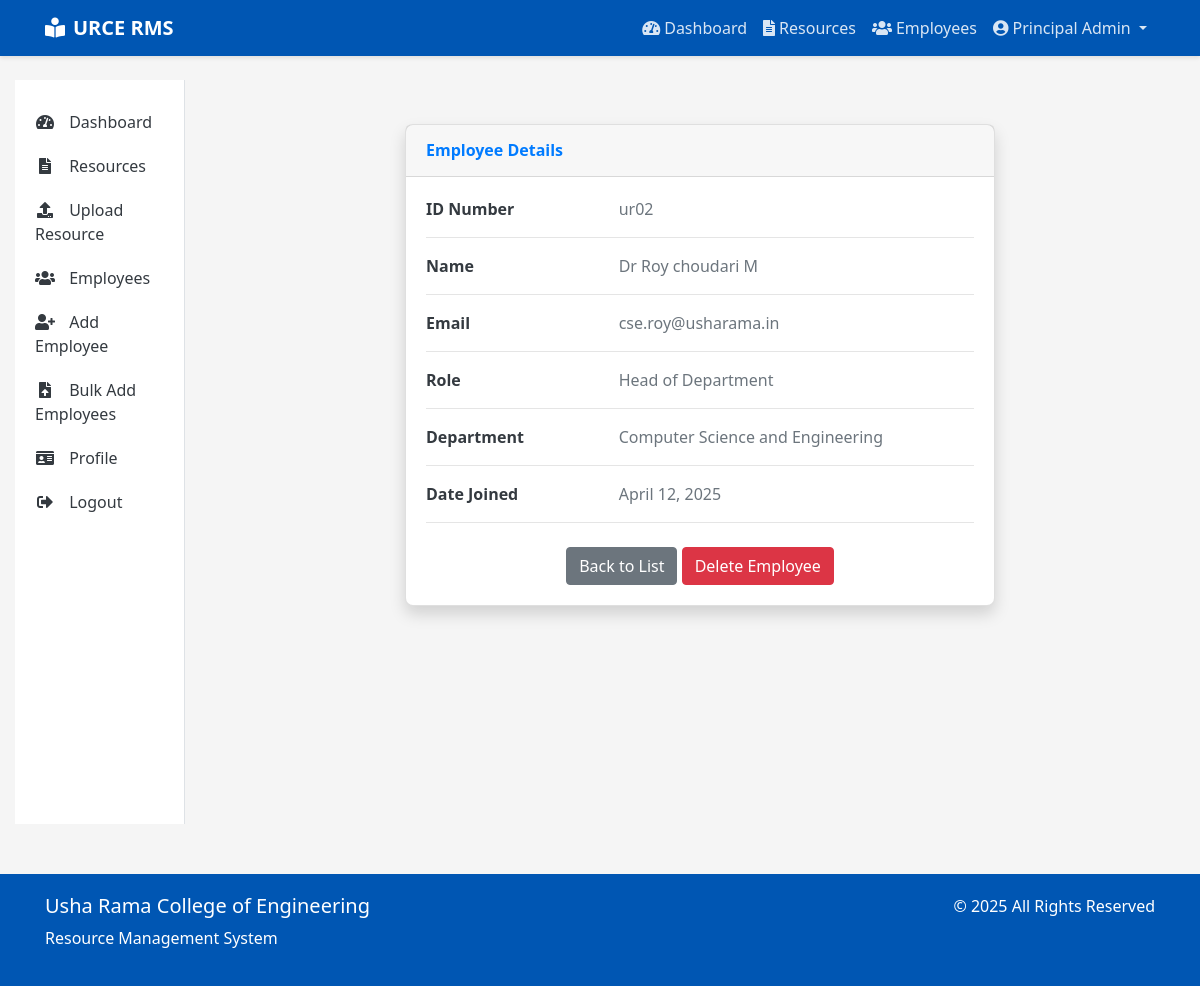
The app's page /employee/2/ (signed in) with its own data.
### accounts/models.py (models this page shows, shortened)
class User(AbstractUser):
    ROLE_CHOICES = (
        ('STUDENT', 'Student'),
        ('FACULTY', 'Faculty'),
        ('HOD', 'Head of Department'),
        ('PRINCIPAL', 'Principal'),
        ('NON_TEACHING', 'Non-Teaching Staff'),
    )
    username = None
    email = models.EmailField(_('email address'), unique=True)
    id_number = models.CharField(max_length=20, unique=True)
    phone_number = models.CharField(max_length=15, blank=True, null=True)
    department = models.ForeignKey(Department, on_delete=models.SET_NULL, null=True, blank=True)
    role = models.CharField(max_length=20, choices=ROLE_CHOICES, default='STUDENT')
    profile_picture = models.ImageField(upload_to='profile_pics/', blank=True, null=True)
    USERNAME_FIELD = 'email'
    REQUIRED_FIELDS = []
    objects = UserManager()
    @property
    def is_faculty(self):
        return self.role == 'FACULTY'
    @property
    def is_hod(self):
        return self.role == 'HOD'
    @property
    def is_principal(self):
        return self.role == 'PRINCIPAL'

class Department(models.Model):
    name = models.CharField(max_length=100)
    code = models.CharField(max_length=10, unique=True)
    created_at = models.DateTimeField(auto_now_add=True)
    updated_at = models.DateTimeField(auto_now=True)

### main/views.py (the view)
# urls.py: path('employee/<int:pk>/', views.employee_detail, name='employee_detail'),
@login_required
@user_passes_test(is_principal_or_hod)
def employee_detail(request, pk):
    try:
        if request.user.is_principal:
            employee = User.objects.select_related('department').get(pk=pk, role__in=['FACULTY', 'HOD'])
        else:  # HOD
            employee = User.objects.select_related('department').get(
                pk=pk,
                department=request.user.department,
                role='FACULTY'
            )
        context = {
            'title': f'Employee Details - {employee.get_full_name()}',
            'employee': employee
        }
        return render(request, 'main/employee_detail.html', context)
    except User.DoesNotExist:
        messages.error(request, 'Employee not found.')
        return redirect('employee_list')

### main/views.py (called while the page is built)
def is_principal_or_hod(user):
    return user.is_authenticated and (user.is_principal or user.is_hod)

### templates/main/employee_detail.html (shortened to what this page needs)
{% extends 'base.html' %}
{% block content %}
<div class="container mt-4">
    <div class="row">
        <div class="col-lg-8 mx-auto">
            <div class="card shadow">
                <div class="card-header py-3">
                    <h6 class="m-0 font-weight-bold text-primary">Employee Details</h6>
                </div>
                <div class="card-body">
                    <div class="row">
                        <div class="col-sm-4">
                            <p class="mb-0 font-weight-bold">ID Number</p>
                        </div>
                        <div class="col-sm-8">
                            <p class="text-muted mb-0">{{ employee.id_number }}</p>
                        </div>
                    </div>
                    <hr>
                    <div class="row">
                        <div class="col-sm-4">
                            <p class="mb-0 font-weight-bold">Name</p>
                        </div>
                        <div class="col-sm-8">
                            <p class="text-muted mb-0">{{ employee.get_full_name }}</p>
                        </div>
                    </div>
                    <hr>
                    <div class="row">
                        <div class="col-sm-4">
                            <p class="mb-0 font-weight-bold">Email</p>
                        </div>
                        <div class="col-sm-8">
                            <p class="text-muted mb-0">{{ employee.email }}</p>
                        </div>
                    </div>
                    <hr>
                    <div class="row">
                        <div class="col-sm-4">
                            <p class="mb-0 font-weight-bold">Role</p>
                        </div>
                        <div class="col-sm-8">
                            <p class="text-muted mb-0">{{ employee.get_role_display }}</p>
                        </div>
                    </div>
                    <hr>
                    <div class="row">
                        <div class="col-sm-4">
                            <p class="mb-0 font-weight-bold">Department</p>
                        </div>
                        <div class="col-sm-8">
                            <p class="text-muted mb-0">{{ employee.department.name }}</p>
                        </div>
                    </div>
                    <hr>
                    <div class="row">
                        <div class="col-sm-4">
                            <p class="mb-0 font-weight-bold">Date Joined</p>
                        </div>
                        <div class="col-sm-8">
                            <p class="text-muted mb-0">{{ employee.date_joined|date:"F d, Y" }}</p>
                        </div>
                    </div>
                    <hr>
                    <div class="text-center mt-4">
                        <a href="{% url 'employee_list' %}" class="btn btn-secondary">Back to List</a>
                        <button type="button" class="btn btn-danger" data-toggle="modal" data-target="#deleteModal">
                            Delete Employee
                        </button>
                    </div>
                </div>
            </div>
        </div>
    </div>
</div>
{% endblock %}

### templates/base.html (shortened to what this page needs)
<!DOCTYPE html>
<html lang="en">
<head>
    <link rel="stylesheet" href="https://cdn.jsdelivr.net/npm/bootstrap@4.6.0/dist/css/bootstrap.min.css">
    <link rel="stylesheet" href="https://cdnjs.cloudflare.com/ajax/libs/font-awesome/5.15.3/css/all.min.css">
</head>
<body>
    <nav class="navbar navbar-expand-lg navbar-dark">
        <div class="container">
            <a class="navbar-brand" href="{% url 'home' %}">
                <i class="fas fa-book-reader mr-2"></i>URCE RMS
            </a>
            <div class="collapse navbar-collapse" id="navbarNav">
                <ul class="navbar-nav ml-auto">
                    {% if user.is_authenticated %}
                        <li class="nav-item">
                            <a class="nav-link" href="{% url 'dashboard' %}">
                                <i class="fas fa-tachometer-alt mr-1"></i>Dashboard
                            </a>
                        </li>
                        <li class="nav-item">
                            <a class="nav-link" href="{% url 'resource_list' %}">
                                <i class="fas fa-file-alt mr-1"></i>Resources
                            </a>
                        </li>
                        {% if user.is_principal or user.is_hod %}
                        <li class="nav-item">
                            <a class="nav-link" href="{% url 'employee_list' %}">
                                <i class="fas fa-users mr-1"></i>Employees
                            </a>
                        </li>
                        {% endif %}
                        <li class="nav-item dropdown">
                            <a class="nav-link dropdown-toggle" href="#" id="userDropdown" role="button" data-toggle="dropdown" aria-haspopup="true" aria-expanded="false">
                                <i class="fas fa-user-circle mr-1"></i>{{ user.get_full_name|default:user.email }}
                            </a>
                        </li>
                    {% endif %}
                </ul>
            </div>
        </div>
    </nav>
    <div class="container-fluid mt-4">
        <div class="row">
            {% if user.is_authenticated and not hide_sidebar %}
                <div class="col-md-3 col-lg-2 d-none d-md-block">
                    <div class="sidebar">
                        <a href="{% url 'dashboard' %}" class="sidebar-link {% if request.path == '/dashboard/' %}active{% endif %}">
                            <i class="fas fa-tachometer-alt"></i> Dashboard
                        </a>
                        <a href="{% url 'resource_list' %}" class="sidebar-link {% if '/resources/' in request.path %}active{% endif %}">
                            <i class="fas fa-file-alt"></i> Resources
                        </a>
                        {% if user.is_faculty or user.is_hod or user.is_principal %}
                        <a href="{% url 'upload_resource' %}" class="sidebar-link {% if request.path == '/resources/upload/' %}active{% endif %}">
                            <i class="fas fa-upload"></i> Upload Resource
                        </a>
                        {% endif %}
                        {% if user.is_principal or user.is_hod %}
                        <a href="{% url 'employee_list' %}" class="sidebar-link {% if '/accounts/employees/' in request.path %}active{% endif %}">
                            <i class="fas fa-users"></i> Employees
                        </a>
                        {% endif %}
                        {% if user.is_principal %}
                        <a href="{% url 'add_faculty' %}" class="sidebar-link {% if request.path == '/accounts/employees/add/' %}active{% endif %}">
                            <i class="fas fa-user-plus"></i> Add Employee
                        </a>
                        <a href="{% url 'bulk_add_employees' %}" class="sidebar-link {% if request.path == '/accounts/employees/bulk-add/' %}active{% endif %}">
                            <i class="fas fa-file-upload"></i> Bulk Add Employees
                        </a>
                        {% endif %}
                        <a href="{% url 'profile' %}" class="sidebar-link {% if request.path == '/accounts/profile/' %}active{% endif %}">
                            <i class="fas fa-id-card"></i> Profile
                        </a>
                        <a href="{% url 'logout' %}" class="sidebar-link">
                            <i class="fas fa-sign-out-alt"></i> Logout
                        </a>
                    </div>
                </div>
                <div class="col-md-9 col-lg-10">
            {% else %}
                <div class="col-12">
            {% endif %}
                <div class="content">
                    {% block content %}{% endblock %}
                </div>
            </div>
        </div>
    </div>
    <footer class="footer">
        <div class="container">
            <div class="row">
                <div class="col-md-6">
                    <h5>Usha Rama College of Engineering</h5>
                    <p>Resource Management System</p>
                </div>
                <div class="col-md-6 text-md-right">
                    <p>&copy; {% now "Y" %} All Rights Reserved</p>
                </div>
            </div>
        </div>
    </footer>
</body>
</html>

### templates/base.html (style rules this page uses)
:root { --primary-color: #0056b3; --secondary-color: #28a745; --accent-color: #ffc107; --text-color: #343a40; --light-bg: #f8f9fa; }
body { font-family: 'Segoe UI', Tahoma, Geneva, Verdana, sans-serif; color: var(--text-color); background-color: #f5f5f5; }
.navbar { background-color: var(--primary-color); box-shadow: 0 2px 4px rgba(0, 0, 0, 0.1); }
.navbar-brand { font-weight: bold; color: white !important; }
.nav-link { color: rgba(255, 255, 255, 0.85) !important; transition: color 0.3s; }
.card { border-radius: 8px; box-shadow: 0 4px 6px rgba(0, 0, 0, 0.1); transition: transform 0.3s, box-shadow 0.3s; }
.footer { background-color: var(--primary-color); color: white; padding: 20px 0; margin-top: 50px; }
.sidebar { background-color: white; border-right: 1px solid #dee2e6; height: 100%; min-height: calc(100vh - 56px); padding: 20px 0; }
.sidebar-link { display: block; padding: 10px 20px; color: var(--text-color); transition: background-color 0.3s, color 0.3s; text-decoration: none; }
.sidebar-link i { margin-right: 10px; width: 20px; text-align: center; }
.content { padding: 20px; }
.fade-in { animation: fadeIn 0.5s ease-in; }

### records on screen
User: get_full_name "Principal Admin"
User: id_number "ur02", get_full_name "Dr Roy choudari M", email "cse.roy@usharama.in", role "Head of Department", department.name "Computer Science and Engineering", date_joined "April 12, 2025"
